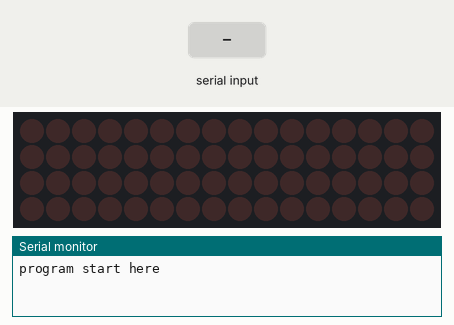
Simulated run of this sketch. Board: Arduino Mega 2560, built with avr-gcc and run on an emulated ATmega2560. Parts: 16×4 LED matrix, the last lines printed to the serial monitor. Wiring (inferred from the names in the program): LED cube drawn one layer per row (orientation assumed): layers pin 40, pin 42, pin 41, pin 43; columns pin 22, pin 24, pin 26, pin 28, pin 30, pin 32, pin 34, pin 36, pin 23, pin 25, pin 27, pin 29, pin 31, pin 33, pin 35, pin 37. Inputs (shaded band) come from the test bench.

Above: at 1.2 s.
1.3 s: "F" received over the second serial link
At 1.64 s:
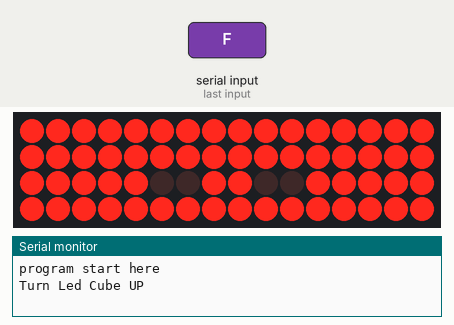
3.0 s: "B" received over the second serial link
At 3.32 s:
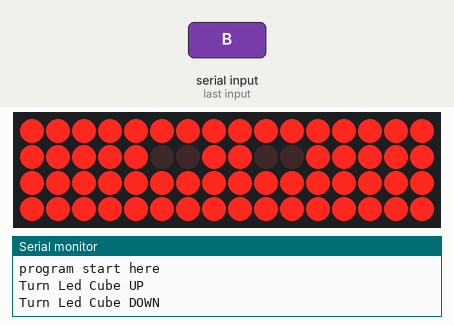
4.7 s: "B" received over the second serial link
At 5.26 s:
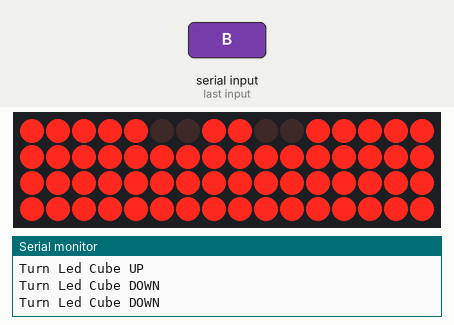
6.5 s: "B" received over the second serial link
At 7.07 s:
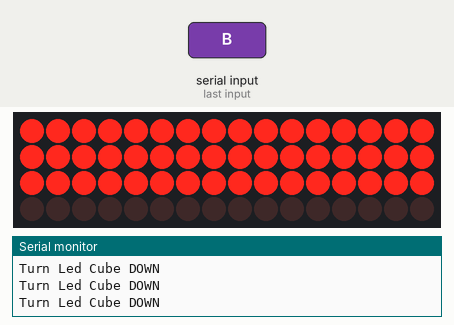

The sketch:

cube24.ino
```cpp
#define CUBESIZE 4
#define PLANESIZE CUBESIZE*CUBESIZE
#define PLANETIME 220
#define TIMECONST 20
#define delaytime  15
#define anisize 34
int LEDPin[] = {22, 24, 26, 28, 30, 32, 34, 36, 23, 25, 27, 29, 31, 33, 35, 37};
int PlanePin[] = {40, 42, 41, 43};
int nowpos = 0 ;
int nowlayer = 0 ;
int lastpos = 0 ;
int lastlayer = 0 ;
int animator[]={1,2,3,4,8,12,16,15,14,26,22,23,27,
  47,46,45,41,37,33,34,35,36,56,60,64,
  63,62,61,57,53,54,55,59,58} ;


byte imagemapping[16] ;
int imagedata[64] ;
int imagedatatmp[16] ;
int systemstatus = 0;


void setup()
{
  Serial.begin(9600);    // open Serial Monitor
   Serial2.begin(9600);   // setup Bluetooth use TX/RX pin Speed Rate
  Serial.println("program start here");
  int pin;
  for (pin=0; pin< PLANESIZE; pin++)
  {
    pinMode( LEDPin[pin], OUTPUT );
   }
  for (pin=0; pin<CUBESIZE; pin++)
  {
        pinMode( PlanePin[pin], OUTPUT );
     }
  initall();
  initdata();
 systemstatus = 0  ;
}
void loop()
{
  int btnnum ;

  if (Serial2.available()) ;
  {
      btnnum = Serial2.read() ;
       Serial2.println(btnnum);
  }
    switch (btnnum )
    {
      case 88 :    //CROSSOVER KEY
        systemstatus = 0 ;
        Serial.println("Turn Led Cube Off") ;
        break ;

      case  79 :
        systemstatus = 1 ;     //CIRCLE KEY
        Serial.println("Turn Led Cube Ons") ;
        break ;

      case  70 :
        systemstatus = 1 ;     //UP KEY
        Serial.println("Turn Led Cube UP") ;
        imageup();
        break ;

      case  66 :
        systemstatus = 1 ;     //DOWN KEY
        Serial.println("Turn Led Cube DOWN") ;
       imagedown();
        break ;


        }
  if  (systemstatus == 1)
      {
        refreshimage() ;
         delay(delaytime);
      }
        else
      {
         initall();
      }
   initall();
}

void refreshimage()
{
  int i,j,k ;
  int ledrow; // counts LEDs in refresh loop
  int ledcol; // counts LEDs in refresh loop
int ledlayer; // counts LEDs in refresh loop
int ledpin; // counts LEDs in refresh loop
  ledpin = 0;
    for ( ledlayer = 0 ; ledlayer <  CUBESIZE ; ledlayer++)
      {
        digitalWrite( PlanePin[ledlayer], HIGH );
          for (ledrow=0; ledrow<CUBESIZE; ledrow++)
            {
              for (ledcol=0; ledcol<CUBESIZE; ledcol++)
                {
                  if (bitRead(imagemapping[ledlayer *4 + ledrow],ledcol) == 1)
                    {
                       digitalWrite(LEDPin[ledrow *4 + ledcol], LOW)  ;
                       delayMicroseconds(PLANETIME) ;
                       digitalWrite(LEDPin[ledrow *4 + ledcol], HIGH)  ;
                    }
                }
            }
        digitalWrite( PlanePin[ledlayer], LOW );
      }
}
void imageup()
{
    imagedatacopy(&imagedata[48], &imagedatatmp[0]) ;
    imagedatacopy(&imagedata[32], &imagedata[48]) ;
    imagedatacopy(&imagedata[16], &imagedata[32]) ;
    imagedatacopy(&imagedata[0], &imagedata[16]) ;
    imagedatacopy(&imagedatatmp[0], &imagedata[0]) ;
    transforimagemapping();
}


void imagedown()
{
    imagedatacopy(&imagedata[0], &imagedatatmp[0]) ;
    imagedatacopy(&imagedata[16], &imagedata[0]) ;
    imagedatacopy(&imagedata[32], &imagedata[16]) ;
    imagedatacopy(&imagedata[48], &imagedata[32]) ;
    imagedatacopy(&imagedatatmp[0], &imagedata[48]) ;
    transforimagemapping();
}


void imagedatacopy(int *src , int *tar)
{
int i ;
for(i = 0 ; i <16; i++)
  {
      *(tar+i) = *(src+i) ;
  }
}

void initall()
{
  int pin;

  for (pin=0; pin<CUBESIZE; pin++)
  {
    digitalWrite( PlanePin[pin], LOW );
  }

    for (pin=0; pin<PLANESIZE; pin++)
  {
    digitalWrite( LEDPin[pin], HIGH );
  }


}

void initdata()
{
  transformanimator();
  transforimagemapping();
}

void transformanimator()
{
    int i = 0 ;
    for (i=0 ; i < 64; i++)
      {
       imagedata[i]=0 ;
      }

   for (i=0 ; i < anisize ; i++)
      {

         imagedata[animator[i]-1]= 1 ;
      }


}

void transforimagemapping()
{
   int i = 0 , j = 0 ;
  for (i=0 ; i < 16; i++)
      {
       imagemapping[i]=0 ;
      }

  for (i=0 ; i < 16; i++)
      {
        for (j=0 ; j<4; j++)
          {
            if (imagedata[i*4+j] == 1)
              {
         //         count ++ ;
                  bitWrite(imagemapping[i], j, 1)  ;
              }
              else
              {
                  bitWrite(imagemapping[i], j, 0)  ;
              }


          }

      }

}
```

Measured:
- after the input at 1.3 s, the display: changes after 0.05 s (image 1)
- after the input at 3.0 s, the display: first changes after 0.08 s (image 2 shows a later state)
- after the input at 4.7 s, the display: first changes at once (image 3 shows a later state)
